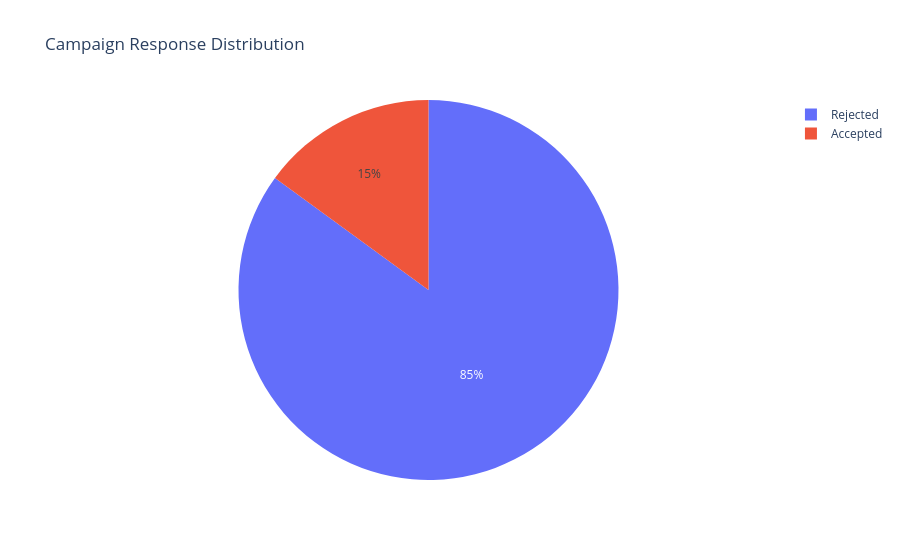

This figure's notebook cell:
### Markdown cell above
# *6.EDA*

### Code cell
response_counts = df['Response'].value_counts()
fig = px.pie(values=response_counts.values, names=['Rejected', 'Accepted'],title='Campaign Response Distribution')
fig.show()

### Figure 1 — Plotly figure (JSON) as saved in the notebook; plotly's stock layout.template omitted (floating-point values rounded to 4 significant figures)
{"data": [{"domain": {"x": [0, 1], "y": [0, 1]}, "hovertemplate": "label=%{label}<br>value=%{value}<extra></extra>", "labels": ["Rejected", "Accepted"], "legendgroup": "", "name": "", "showlegend": true, "type": "pie", "values": [1897, 334]}], "layout": {"legend": {"tracegroupgap": 0}, "title": {"text": "Campaign Response Distribution"}}}
